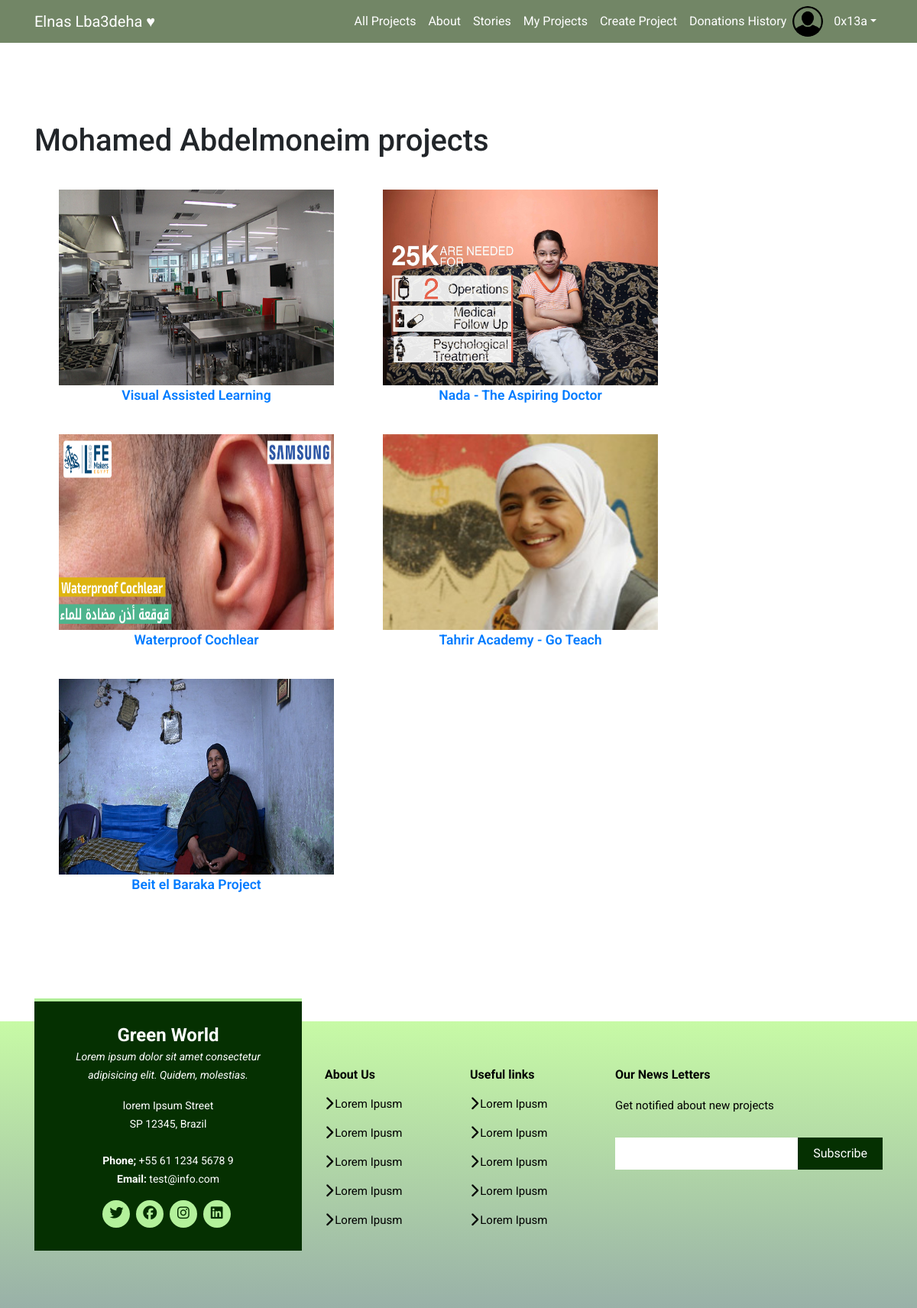
The page /my_projects/ (signed in) on the database its author committed.
### accounts/models.py (models this page shows, shortened)
class ECFUser(models.Model):
    user = models.OneToOneField(User, on_delete=models.CASCADE)
    profile_pic = models.ImageField(
        upload_to='profile_pics', verbose_name='Profile Picture', null=True, blank=True)
    birth_date = models.DateField(null=True, blank=True)
    country = models.CharField(max_length=20)  # TODO: make list
    city = models.CharField(max_length=50)  # TODO:
    fb_profile = models.URLField(null=True, blank=True)
    additional_info = models.TextField(null=True, blank=True)
    def __str__(self):
        name = self.user.first_name + ' ' + self.user.last_name
        return name

class UserProject(models.Model):
    user = models.ForeignKey(ECFUser, on_delete=models.CASCADE)
    project = models.ForeignKey("project.Project", on_delete=models.CASCADE)

### project/models.py (models this page shows, shortened)
class Project(models.Model):
    title = models.CharField(max_length=50)
    category = models.ForeignKey(Category, on_delete=models.CASCADE)
    details = models.TextField()
    start_time = models.DateTimeField()
    end_time = models.DateTimeField()
    target = models.PositiveSmallIntegerField()
    reached = models.PositiveSmallIntegerField(default=0)
    rate = models.SmallIntegerField(validators=[
        MaxValueValidator(5),
        MinValueValidator(0)
    ],
        null=True, blank=True, default=0)
    rates_number = models.PositiveIntegerField(default=0)

class ProjectPics(models.Model):
    project = models.ForeignKey(Project, on_delete=models.CASCADE)
    picture = models.ImageField()

### project/views.py (the view)
# urls.py: path('my_projects/', views.my_projects, name='my_projects'),
@login_required
def my_projects(request):
    efc_user = acc_models.ECFUser.objects.get(user=request.user)
    projs = efc_user.userproject_set.all()
    return render(request, 'project/my_projects.html', {'projs': projs})

### project/templates/project/my_projects.html (shortened to what this page needs)
{% extends 'project/base.html' %}
{% load static%}
{% block head %}
    <link rel="stylesheet" href="{% static 'css/my_projects.css' %}">
{% endblock head %}
{% block content %}
<div class="container">
    <h1 id='header'>{{projs.first.user}} projects</h1>
</div>
<div class="container" id='my-projs'>
        {% for proj in projs %}
        <div class='project'>
            <figure>
                <img src="{{ proj.project.projectpics_set.first.picture.url }}" alt="">
                <figcaption style='text-align:center'>
                    <a href="{% url 'project:project_details' proj.pk %}">{{proj.project.title}}</a>
                </figcaption>
            </figure>
        </div>
        {% endfor %}
    </div>
{% endblock content %}

### project/templates/project/base.html (shortened to what this page needs)
{% load static %}
<!doctype html>
<html lang="en">
<head>
    {% block head %}{% endblock head %}
    <link rel="stylesheet" href="https://stackpath.bootstrapcdn.com/bootstrap/4.3.1/css/bootstrap.min.css"
>
    <link rel="stylesheet" href="{% static 'css/base.css' %}">
    <link rel="stylesheet" href="https://cdnjs.cloudflare.com/ajax/libs/animate.css/4.0.0/animate.min.css" />
</head>
<body>
    <nav class="navbar navbar-expand-lg navbar-light nav-bg fixed-top py-2" id="mainNav">
        <div class="container">
            <a class="navbar-brand text-white" href="{% url 'project:home' %}">Elnas Lba3deha ♥</a>
            <div class="collapse navbar-collapse" id="myNavbar">
                <ul class="navbar-nav ml-auto my-2 my-lg-0">
                    <li class="nav-item"><a class="nav-link" href="{% url 'project:projects_list' %}">All Projects</a>
                    </li>
                    <li class="nav-item"><a class="nav-link" href="#">About</a></li>
                    <li class="nav-item"><a class="nav-link" href="#">
                            Stories
                        </a></li>
                    {% if user.is_authenticated %}
                    <li class="nav-item"><a class="nav-link" href="{% url 'project:my_projects' %}"> My Projects</a>
                    </li>
                    <li class="nav-item"><a class="nav-link" href="{% url 'project:create_project'%}">Create Project</a>
                    </li>
                    <li class="nav-item"><a class="nav-link" href="{% url 'project:my_donations' %}">Donations
                            History</a></li>
                    <div class="collapse navbar-collapse" id="mainMenu">
                        <ul class="navbar-nav ml-auto">
                            <li class='nav-item' style='padding:0;width:46px;'> <a class='nav-link' style="padding: 0;"
                                    href=""><img id='account-picture' src="{% if project_owner.profile_pic %}
                                    {{ project_owner.profile_pic.url }}
                                    {% else%}
                                    {% static 'imgs/avatar.png' %}
                                    {%endif%}" style='margin:0;border-radius:50%' width="40" height="40"></a></li>
                            <li class="nav-item dropdown">
                                <a class="nav-link dropdown-toggle" href="#" id="userMenu" data-toggle="dropdown"
                                    aria-haspopup="true" aria-expanded="false">
                                    {{ user.username }}</a>
                            </li>
                            {%endif%}
                        </ul>
                    </div>
            </div>
    </nav>
    {% block content%}{%endblock%}
    <footer class="footer mt-5">
        <div class="footer-top">
            <div class="container">
                <div class="row">
                    <div class="col-lg-4 col-md-6">
                        <div class="footer-des">
                            <h3>Green World</h3>
                            <p class="pb-3">
                                <em>Lorem ipsum dolor sit amet consectetur adipisicing elit. Quidem, molestias.</em>
                            </p>
                            <p>lorem Ipsum Street <br>
                                SP 12345, Brazil <br><br><strong>
                                    Phone;
                                </strong>
                                +55 61 1234 5678 9<br>
                                <strong>
                                    Email:
                                </strong>
                                test@info.com<br>
                            </p>
                            <div class="social-links mt-3">
                                <a href=""><i class="fab fa-twitter">
                                    </i></a>
                                <a href=""><i class="fab fa-facebook">
                                    </i></a>
                                <a href=""><i class="fab fa-instagram">
                                    </i></a>
                                <a href=""><i class="fab fa-linkedin">
                                    </i></a>
                            </div>
                        </div>
                    </div>
                    <div class="col-lg-2 col-md-6 footer-links">
                        <h4>About Us</h4>
                        <ul>
                            <li>
                                <i class="fas fa-chevron-right"></i>
                                <a href="">Lorem Ipusm</a>
                            </li>
                            <li>
                                <i class="fas fa-chevron-right"></i>
                                <a href="">Lorem Ipusm</a>
                            </li>
                            <li>
                                <i class="fas fa-chevron-right"></i>
                                <a href="">Lorem Ipusm</a>
                            </li>
                            <li>
                                <i class="fas fa-chevron-right"></i>
                                <a href="">Lorem Ipusm</a>
                            </li>
                            <li>
                                <i class="fas fa-chevron-right"></i>
                                <a href="">Lorem Ipusm</a>
                            </li>
                        </ul>
                    </div>
                    <div class="col-lg-2 col-md-6 footer-links">
                        <h4>Useful links</h4>
                        <ul>
                            <li>
                                <i class="fas fa-chevron-right"></i>
                                <a href="">Lorem Ipusm</a>
                            </li>
                            <li>
                                <i class="fas fa-chevron-right"></i>
                                <a href="">Lorem Ipusm</a>
                            </li>
                            <li>
                                <i class="fas fa-chevron-right"></i>
                                <a href="">Lorem Ipusm</a>
                            </li>
                            <li>
                                <i class="fas fa-chevron-right"></i>
                                <a href="">Lorem Ipusm</a>
                            </li>
                            <li>
                                <i class="fas fa-chevron-right"></i>
                                <a href="">Lorem Ipusm</a>
                            </li>
                        </ul>
                    </div>
                    <div class="col-lg-4 col-md-6 footer-newsletter">
                        <h4>Our News Letters</h4>
                        <p>Get notified about new projects</p>
                        <form>
                            <input type="email" name="email">
                            <input type="submit" value="Subscribe">
                        </form>
                    </div>
                </div>
            </div>
        </div>
    </footer>
</body>
</html>

### project/static/css/my_projects.css (style rules this page uses)
#header { margin-top:10rem; }
#my-projs { display: flex; flex-direction: row; flex-wrap: wrap; margin-bottom: 10rem; }
.project { width:30vw; height:30vh; margin:2rem; margin-bottom: 3rem; }
.project img { overflow:hidden; width:100%; height:16rem; }
.project figure a { text-decoration: none; font-size:1.1rem; font-weight: 600; }

### project/static/css/base.css (style rules this page uses)
* { margin: 0; padding: 0; box-sizing: border-box; }
body { font-family: "Roboto", sans-serif; }
.nav-bg { background: rgba(20, 54, 1, 0.6); }
.navbar-nav .nav-link { color: #fff !important; }
.footer { background: linear-gradient(rgba(162, 247, 106, 0.6), rgba(0, 59, 37, 0.4)); padding: 0 0 30px 0; color: #000; font-size: 15px; }
.footer .footer-top { padding: 60px 0 30px 0; }
.footer .footer-top .footer-des { margin-top: -90px; margin-bottom: 15px; background: #053001; color: #fff; border-top: 4px solid #b3f19b; text-align: center; padding: 30px 20px; }
.footer .footer-top .footer-des h3 { font-size: 24px; margin: 0 0 2px 0; padding: 2px 0 2px 0; line-height: 1; font-weight: bold; }
.footer .footer-top .footer-des p { font-size: 14px; line-height: 24px; margin-bottom: 0; }
.footer .footer-top .social-links a { font-size: 18px; display: inline-block; background: #b3f19b; color: #053001; line-height: 1; padding: 8px 0; margin-right: 4px; border-radius: 50%; text-align: center; width: 36px; height: 36px; transition: 0.3s; }
.footer .footer-top h4 { font-size: 16px; font-weight: bold; color: #000; position: relative; padding-bottom: 12px; }
.footer .footer-top .footer-links { margin-bottom: 30px; }
.footer .footer-top .footer-links ul { list-style: none; padding: 0; margin: 0; }
.footer .footer-top .footer-links ul i { padding-right: 2px; color: #000; font-size: 18px; line-height: 1; }
.footer .footer-top .footer-links ul li { padding: 10px 0; display: flex; align-items: center; }
.footer .footer-top .footer-links ul li:first-child { padding-top: 0; }
.footer .footer-top .footer-links ul a { color: #000; transition: 0.3s; display: inline-block; line-height: 1; }
.footer .footer-top .footer-newsletter form { margin-top: 30px; background: #fff; padding: 6px 10px; position: relative; border-radius: 4; }
.footer .footer-top .footer-newsletter form input[type="email"] { border: 0; padding: 4px; width: calc(100% - 110px); }
.footer .footer-top .footer-newsletter form input[type="submit"] { position: absolute; top: 0; right: 0; bottom: 0; border: 0; background: none; font-size: 16px; padding: 0 20px; background: #053001; color: #fff; transition: 0.3s; border-radius: 4; }

### rows shown on the page
ECFUser: first.user "Mohamed Abdelmoneim"
UserProject: project.projectpics_set.first.picture (picture), project "Visual Assisted Learning"
UserProject: project.projectpics_set.first.picture (picture), project "Nada - The Aspiring Doctor"
UserProject: project.projectpics_set.first.picture (picture), project "Waterproof Cochlear"
UserProject: project.projectpics_set.first.picture (picture), project "Tahrir Academy - Go Teach"
UserProject: project.projectpics_set.first.picture (picture), project "Beit el Baraka Project"

### other values the page prints
{{ user.username }} "0x13a"
